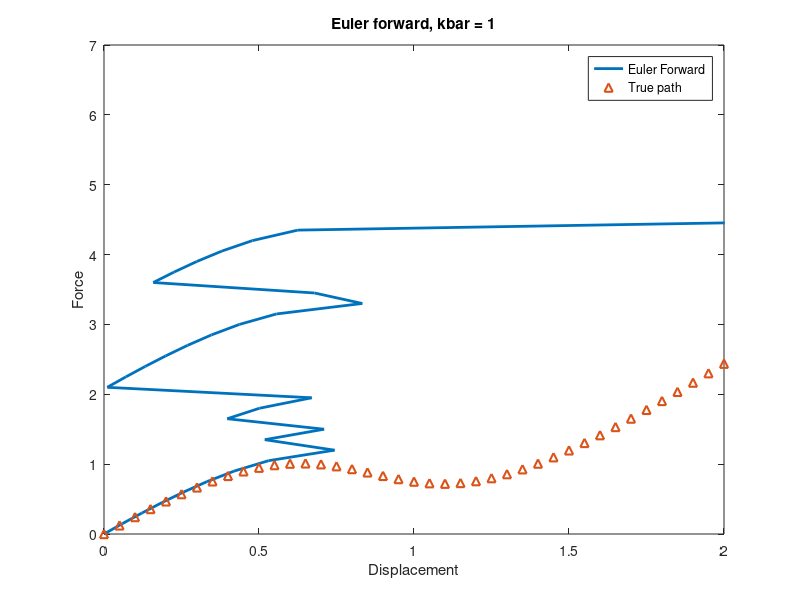
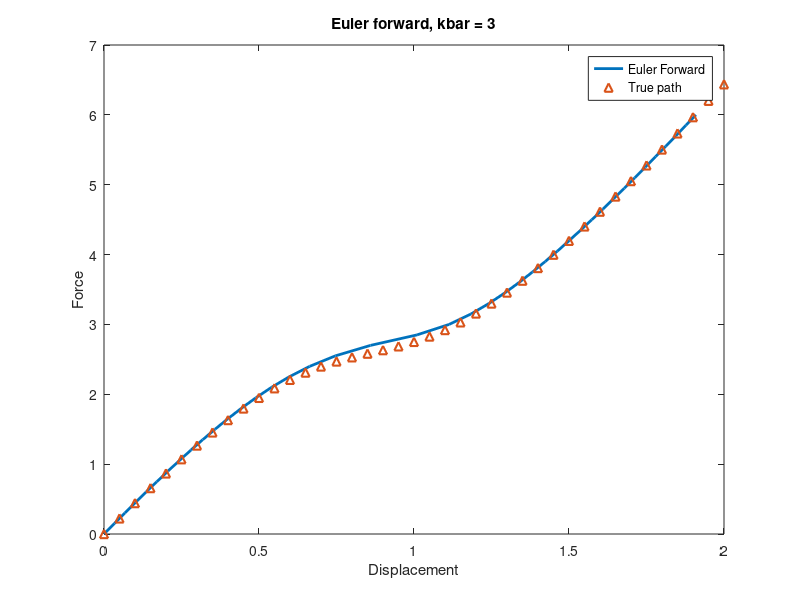
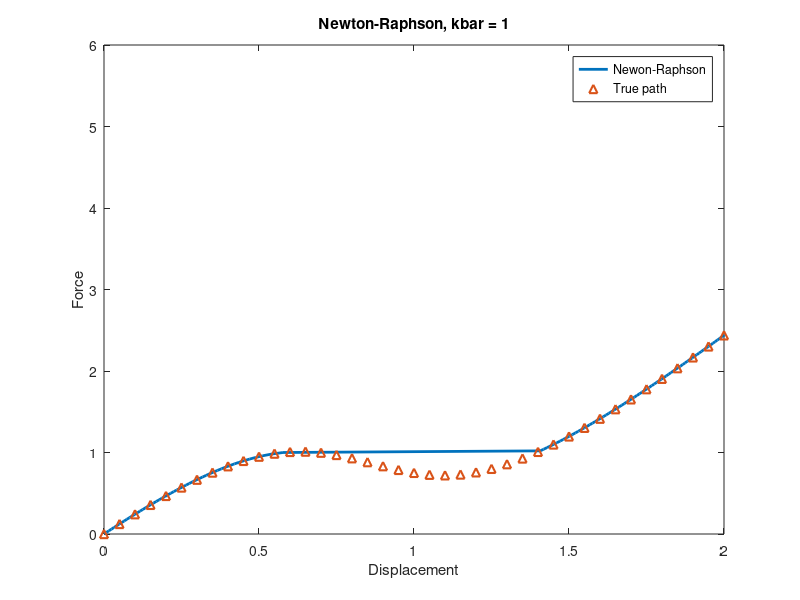
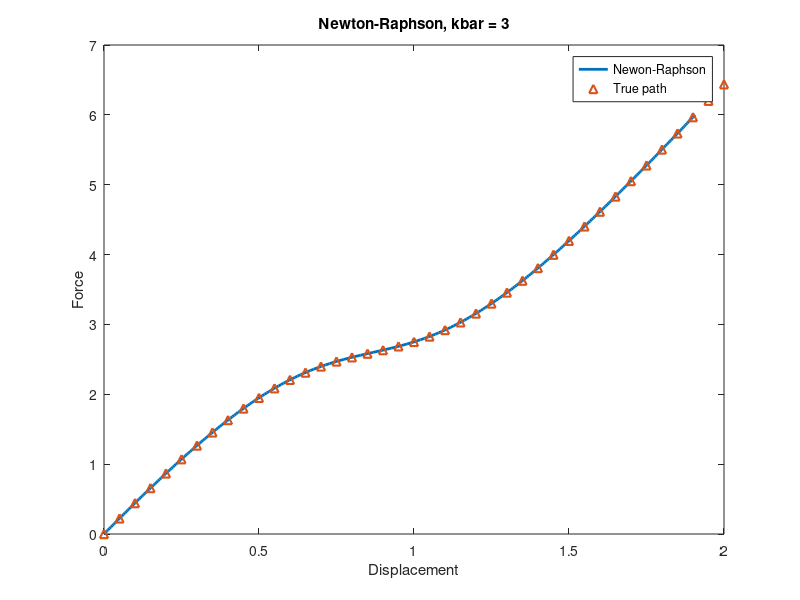

The MATLAB script that drew these images, in order:
%% Exercise 1.1 a) Euler forward method, k=1

clc;
clear;
close all;

%------------------------------------
kbar = 1;                               % CHANGE FOR DIFFERENT SPRING STIFFNESS
%------------------------------------

load_steps = 40;
P = 0;                                  % Initial load
y0 = sind(60);                          % Initial angle
u = 0;                                  % Initial displacement
%du = 0;                                % Initial displacement
force_curve = zeros(load_steps, 1);     % Normalised force
ubar = zeros(load_steps, 1);            % Normalised diplacement

dP = 0.15;

for n = 1:load_steps

    P = P + dP;
    
    Kt = 2*(1 + (y0^2-1)/((1-2*u*y0 + u^2)^(3/2))) + kbar;
    
    du = dP/Kt;
    
    u = u + du;
    
    force_curve(n+1) = P;         % Numerical force results from Euler Forward
    ubar(n+1) = u;                % Normalised displacement
end

Pbar = [];
u = 0:0.05:2;
for i = 1:length(u)  % True equilibrium path
    
    lambda = sqrt(1 - 2*u(i)*y0 + u(i)^2);
    p = 2*(1/lambda - 1)*(y0-u(i)) + kbar*u(i);

    Pbar = [Pbar; p];
end

figure(1)
p1 = plot(ubar, force_curve, 'LineWidth', 2);
hold on 
p2 = plot(u, Pbar, '^', 'LineWidth', 1.5);
hold off
xlabel('Displacement')
ylabel('Force')
legend([p1 p2], 'Euler Forward', 'True path')
xlim([0 2])

if kbar == 1
    title('Euler forward, kbar = 1')
else
    title('Euler forward, kbar = 3')
end

%% %% Exercise 1.1 a) Euler forward method, k=3

clc;
clear;
%------------------------------------
kbar = 3;                               % CHANGE FOR DIFFERENT SPRING STIFFNESS
%------------------------------------

load_steps = 40;
P = 0;                                  % Initial load
y0 = sind(60);                          % Initial angle
u = 0;                                  % Initial displacement
%du = 0;                                % Initial displacement
force_curve = zeros(load_steps, 1);     % Normalised force
ubar = zeros(load_steps, 1);            % Normalised diplacement

dP = 0.15;

for n = 1:load_steps

    P = P + dP;
    
    Kt = 2*(1 + (y0^2-1)/((1-2*u*y0 + u^2)^(3/2))) + kbar;
    
    du = dP/Kt;
    
    u = u + du;
    
    force_curve(n+1) = P;         % Numerical force results from Euler Forward
    ubar(n+1) = u;                % Normalised displacement
end

Pbar = [];
u = 0:0.05:2;
for i = 1:length(u)  % True equilibrium path
    
    lambda = sqrt(1 - 2*u(i)*y0 + u(i)^2);
    p = 2*(1/lambda - 1)*(y0-u(i)) + kbar*u(i);

    Pbar = [Pbar; p];
end

figure(2)
p1 = plot(ubar, force_curve, 'LineWidth', 2);
hold on 
p2 = plot(u, Pbar, '^', 'LineWidth', 1.5);
hold off
xlabel('Displacement')
ylabel('Force')
legend([p1 p2], 'Euler Forward', 'True path')
xlim([0 2])

if kbar == 1
    title('Euler forward, kbar = 1')
else
    title('Euler forward, kbar = 3')
end
%% b) Newton-Raphson, k = 1
clc;
clear;

%------------------------------------
kbar = 1;                               % CHANGE FOR DIFFERENT SPRING STIFFNESS
%------------------------------------

load_steps = 300;
y0 = sind(60);      % Initial angle
u = 0;              % Initial displacement
du = 0;             % Initial displacement
force_curve = zeros(load_steps, 1);   % Normalised force
ubar = zeros(load_steps, 1);          % Normalised diplacement
TOL = 1E-10;
duTOL = 1E-10;
f = 0;
df = 0.02;
f_int = 0; %zeros(load_steps, 1);

for n = 1:load_steps
    disp(['Load Step: ', num2str(abs(n))]);
    
    f = f + df;
    iter = 1;
    res = f_int - f;
    
    while abs(res) > TOL && abs(du) > duTOL || iter == 1
        disp(['Residual: ', num2str(abs(res))]);

        Kt = 2*(1 + (y0^2-1)/((1-2*u*y0 + u^2)^(3/2))) + kbar;
        
        du = -res/Kt;
        u = u + du;
        
        lambda = sqrt(1 - 2*u*y0 + u^2);
        f_int = 2*(1/lambda - 1)*(y0-u) + kbar*u;
        
        % New states
        res = f_int - f;
        iter = 2;

    end
    
    force_curve(n+1) = f;     % Numerical force results from Euler Forward
    ubar(n+1) = u;            % Normalised displacement
end


Pbar = [];
p = 0;
u = 0:0.05:2
for i = 1:length(u)  % True equilibrium path
    
    lambda = sqrt(1 - 2*u(i)*y0 + u(i)^2);
    p = 2*(1/lambda - 1)*(y0-u(i)) + kbar*u(i);

    Pbar = [Pbar; p];

end


figure(3)
p1 = plot(ubar, force_curve, 'LineWidth', 2);
hold on 
p2 = plot(u, Pbar, '^', 'LineWidth', 1.5);
hold off
xlabel('Displacement')
ylabel('Force')
legend([p1 p2], 'Newon-Raphson', 'True path')
xlim([0 2])
if kbar == 1
    title('Newton-Raphson, kbar = 1')
else
    title('Newton-Raphson, kbar = 3')
end

%% b) Newton-Raphson, k = 3
clc;
clear;

%------------------------------------
kbar = 3;                               % CHANGE FOR DIFFERENT SPRING STIFFNESS
%------------------------------------

load_steps = 300;
y0 = sind(60);      % Initial angle
u = 0;              % Initial displacement
du = 0;             % Initial displacement
force_curve = zeros(load_steps, 1);   % Normalised force
ubar = zeros(load_steps, 1);          % Normalised diplacement
TOL = 1E-10;
duTOL = 1E-10;
f = 0;
df = 0.02;
f_int = 0; %zeros(load_steps, 1);

for n = 1:load_steps
    disp(['Load Step: ', num2str(abs(n))]);
    
    f = f + df;
    iter = 1;
    res = f_int - f;
    
    while abs(res) > TOL && abs(du) > duTOL || iter == 1
        disp(['Residual: ', num2str(abs(res))]);

        Kt = 2*(1 + (y0^2-1)/((1-2*u*y0 + u^2)^(3/2))) + kbar;
        
        du = -res/Kt;
        u = u + du;
        
        lambda = sqrt(1 - 2*u*y0 + u^2);
        f_int = 2*(1/lambda - 1)*(y0-u) + kbar*u;
        
        % New states
        res = f_int - f;
        iter = 2;

    end
    
    force_curve(n+1) = f;     % Numerical force results from Euler Forward
    ubar(n+1) = u;            % Normalised displacement
end


Pbar = [];
p = 0;
u = 0:0.05:2
for i = 1:length(u)  % True equilibrium path
    
    lambda = sqrt(1 - 2*u(i)*y0 + u(i)^2);
    p = 2*(1/lambda - 1)*(y0-u(i)) + kbar*u(i);

    Pbar = [Pbar; p];

end


figure(4)
p1 = plot(ubar, force_curve, 'LineWidth', 2);
hold on 
p2 = plot(u, Pbar, '^', 'LineWidth', 1.5);
hold off
xlabel('Displacement')
ylabel('Force')
legend([p1 p2], 'Newon-Raphson', 'True path')
xlim([0 2])
if kbar == 1
    title('Newton-Raphson, kbar = 1')
else
    title('Newton-Raphson, kbar = 3')
end
%% c) Modified Newton-Raphson method, k = 1

clc;
clear
%------------------------------------
kbar = 1;                               % CHANGE FOR DIFFERENT SPRING STIFFNESS
%------------------------------------
load_steps = 200;
y0 = sind(60);                          % Initial angle
u = 0;                                  % Initial displacement
du = 0;                                 % Initial displacement
force_curve = zeros(load_steps, 1);     % Normalised force
ubar = zeros(load_steps, 1);            % Normalised diplacement
TOL = 1E-10;
duTOL = 1E-10;
f = 0;
df = 0.05;
f_int = 0;

for n = 1:load_steps
    disp(['Load Step: ', num2str(abs(n))]);
    
    f = f + df;
    iter = 1;
    res = f_int - f;
    
    Kt = 2*(1 + (y0^2-1)/((1-2*u*y0 + u^2)^(3/2))) + kbar;  % Initial tangent stiffness
    
    while abs(res) > TOL && abs(du) > duTOL || iter == 1
        disp(['Residual: ', num2str(abs(res))]);

        du = -res/Kt;
        u = u + du;
        
        lambda = sqrt(1 - 2*u*y0 + u^2);
        f_int = 2*(1/lambda - 1)*(y0-u) + kbar*u;
        
        % New states
        res = f_int - f;
        iter = 2;

    end
        
    force_curve(n+1) = f;     % Numerical force results from Euler Forward
    ubar(n+1) = u;            % Normalised displacement
end


Pbar = [];
u = 0:0.05:2;

for i = 1:length(u)        % True equilibrium path
    
    lambda = sqrt(1 - 2*u(i)*y0 + u(i)^2);
    p = 2*(1/lambda - 1)*(y0-u(i)) + kbar*u(i);
    
    Pbar = [Pbar; p];

end


figure(5)
p1 = plot(ubar, force_curve, 'LineWidth', 2);
hold on 
p2 = plot(u, Pbar, '^', 'LineWidth', 1.5);
hold off
xlabel('Displacement')
ylabel('Force')
legend([p1 p2], 'Modified Newton-Raphson', 'True path')
xlim([0 2])
if kbar == 1
    title('Modified Newton-Raphson, kbar = 1')
else
    title('Modified Newton-Raphson, kbar = 3')
end

%% c) Modified Newton-Raphson method, k = 3

clc;
clear
%------------------------------------
kbar = 3;                               % CHANGE FOR DIFFERENT SPRING STIFFNESS
%------------------------------------
load_steps = 200;
y0 = sind(60);                          % Initial angle
u = 0;                                  % Initial displacement
du = 0;                                 % Initial displacement
force_curve = zeros(load_steps, 1);     % Normalised force
ubar = zeros(load_steps, 1);            % Normalised diplacement
TOL = 1E-10;
duTOL = 1E-10;
f = 0;
df = 0.05;
f_int = 0;

for n = 1:load_steps
    disp(['Load Step: ', num2str(abs(n))]);
    
    f = f + df;
    iter = 1;
    res = f_int - f;
    
    Kt = 2*(1 + (y0^2-1)/((1-2*u*y0 + u^2)^(3/2))) + kbar;  % Initial tangent stiffness
    
    while abs(res) > TOL && abs(du) > duTOL || iter == 1
        disp(['Residual: ', num2str(abs(res))]);

        du = -res/Kt;
        u = u + du;
        
        lambda = sqrt(1 - 2*u*y0 + u^2);
        f_int = 2*(1/lambda - 1)*(y0-u) + kbar*u;
        
        % New states
        res = f_int - f;
        iter = 2;

    end
        
    force_curve(n+1) = f;     % Numerical force results from Euler Forward
    ubar(n+1) = u;            % Normalised displacement
end


Pbar = [];
u = 0:0.05:2;

for i = 1:length(u)        % True equilibrium path
    
    lambda = sqrt(1 - 2*u(i)*y0 + u(i)^2);
    p = 2*(1/lambda - 1)*(y0-u(i)) + kbar*u(i);
    
    Pbar = [Pbar; p];

end


figure(6)
p1 = plot(ubar, force_curve, 'LineWidth', 2);
hold on 
p2 = plot(u, Pbar, '^', 'LineWidth', 1.5);
hold off
xlabel('Displacement')
ylabel('Force')
legend([p1 p2], 'Modified Newton-Raphson', 'True path')
xlim([0 2])
if kbar == 1
    title('Modified Newton-Raphson, kbar = 1')
else
    title('Modified Newton-Raphson, kbar = 3')
end
